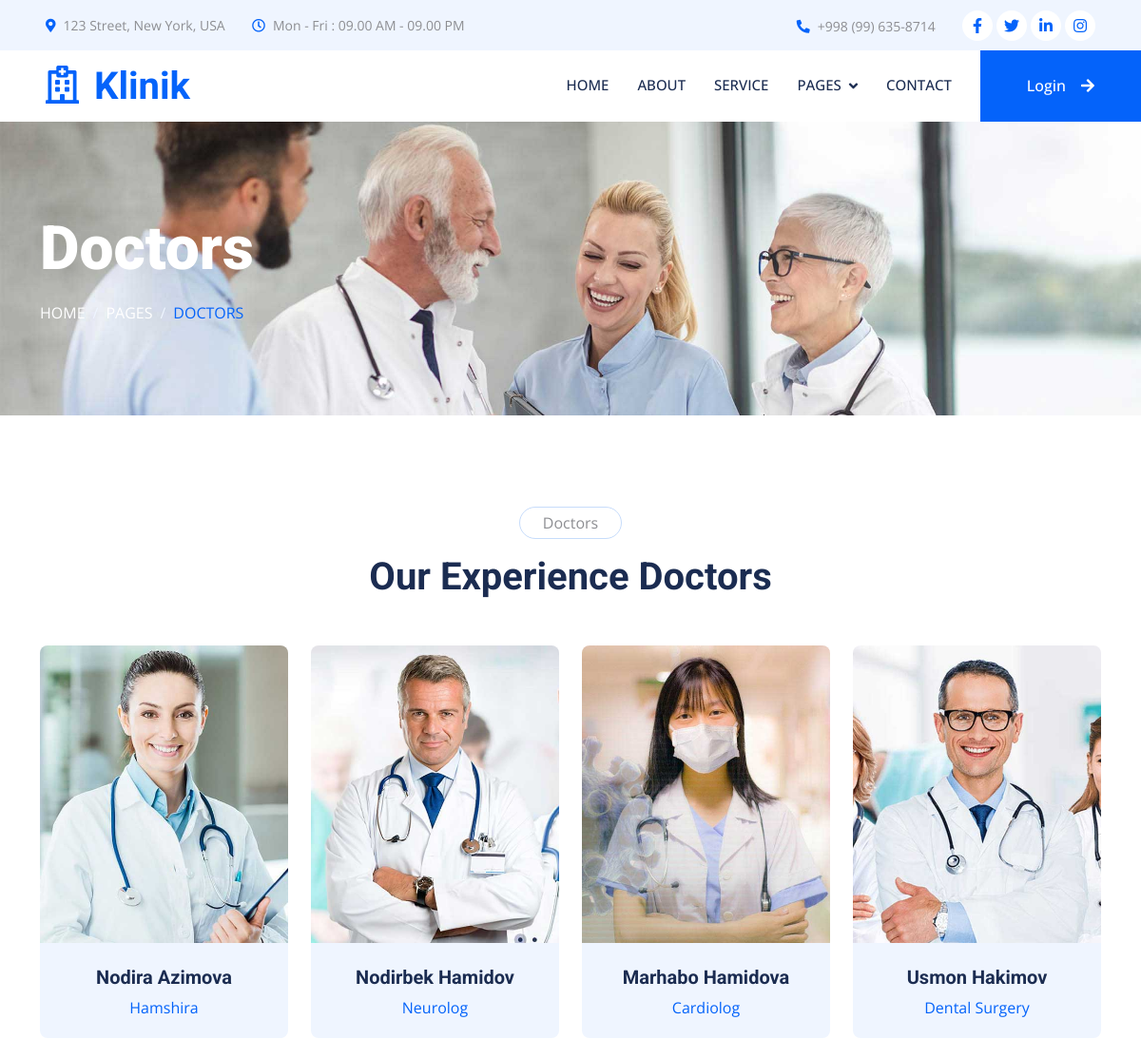
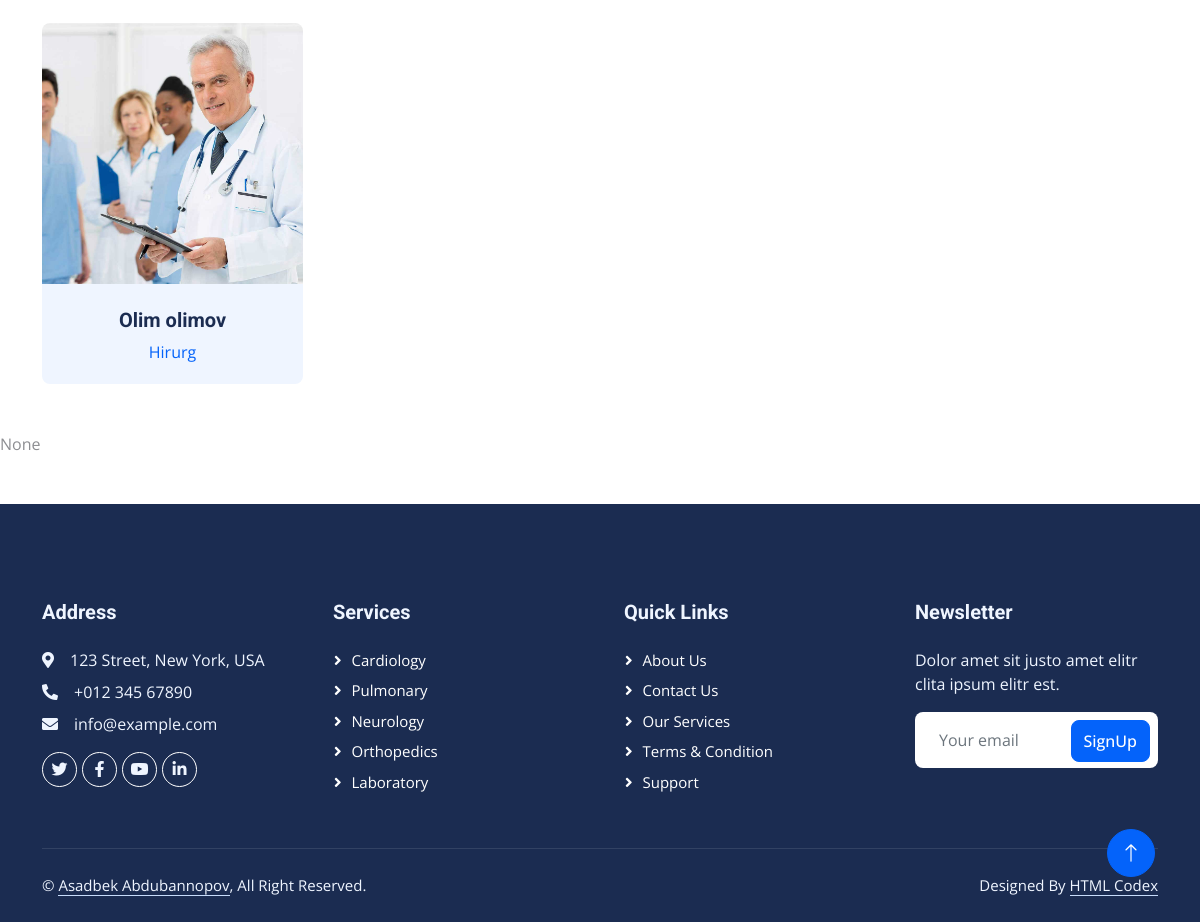
Page /team/ on the committed database (2 pictures, top to bottom).
### home/models.py (models this page shows, shortened)
class Doctors(models.Model):
    image = models.ImageField(upload_to='doctors/images/')
    full_name = models.CharField(max_length=140)
    staff_name = models.CharField(max_length=140)
    facebook = models.URLField(blank=True, null=True)
    twitter = models.URLField(blank=True, null=True)
    instagram = models.URLField(blank=True, null=True)

### home/views.py (the view, shortened to what this page needs)
# urls.py: path("team/", team, name='team'),
def team(request):  # Team page
    data = {
        "Statics": Statics.objects.all(),
        "albums": Album_home.objects.all(),
        "about_us": About_Us.objects.all(),
        "services": Services.objects.all(),
        "features": Features.objects.all(),
        'teams': Doctors.objects.all(),
        "testimonials": Testimonial.objects.all(),
    }
    return render(request, "team.html", data)

### Templates/team.html (shortened to what this page needs)
<!DOCTYPE html>
{% load static %}
<html lang="en">
<head>
    <link href="https://cdnjs.cloudflare.com/ajax/libs/font-awesome/5.10.0/css/all.min.css" rel="stylesheet">
    <link href="https://cdn.jsdelivr.net/npm/bootstrap-icons@1.4.1/font/bootstrap-icons.css" rel="stylesheet">
    <link href="{% static 'lib/animate/animate.min.css' %}" rel="stylesheet">
    <link href="{% static 'lib/owlcarousel/assets/owl.carousel.min.css' %}" rel="stylesheet">
    <link href="{% static 'lib/tempusdominus/css/tempusdominus-bootstrap-4.min.css' %}" rel="stylesheet" />
    <link href="{% static 'css/bootstrap.min.css' %}" rel="stylesheet">
    <link href="{% static 'css/style.css' %}" rel="stylesheet">
</head>
<body>
    <div class="container-fluid bg-light p-0 wow fadeIn" data-wow-delay="0.1s">
        <div class="row gx-0 d-none d-lg-flex">
            <div class="col-lg-7 px-5 text-start">
                <div class="h-100 d-inline-flex align-items-center py-3 me-4">
                    <small class="fa fa-map-marker-alt text-primary me-2"></small>
                    <small>123 Street, New York, USA</small>
                </div>
                <div class="h-100 d-inline-flex align-items-center py-3">
                    <small class="far fa-clock text-primary me-2"></small>
                    <small>Mon - Fri : 09.00 AM - 09.00 PM</small>
                </div>
            </div>
            <div class="col-lg-5 px-5 text-end">
                <div class="h-100 d-inline-flex align-items-center py-3 me-4">
                    <small class="fa fa-phone-alt text-primary me-2"></small>
                    <small>+998 (99) 635-8714</small>
                </div>
                <div class="h-100 d-inline-flex align-items-center">
                    <a class="btn btn-sm-square rounded-circle bg-white text-primary me-1" href="https://www.facebook.com/asadbekabdubannopov1"><i class="fab fa-facebook-f"></i></a>
                    <a class="btn btn-sm-square rounded-circle bg-white text-primary me-1" href="https://twitter.com/ituzbot"><i class="fab fa-twitter"></i></a>
                    <a class="btn btn-sm-square rounded-circle bg-white text-primary me-1" href="https://www.linkedin.com/in/asadbek-abdubannopov-86081927b/"><i class="fab fa-linkedin-in"></i></a>
                    <a class="btn btn-sm-square rounded-circle bg-white text-primary me-0" href="https://www.instagram.com/__asadbek_7/"><i class="fab fa-instagram"></i></a>
                </div>
            </div>
        </div>
    </div>
    <nav class="navbar navbar-expand-lg bg-white navbar-light sticky-top p-0 wow fadeIn" data-wow-delay="0.1s">
        <a href="index.html" class="navbar-brand d-flex align-items-center px-4 px-lg-5">
            <h1 class="m-0 text-primary"><i class="far fa-hospital me-3"></i>Klinik</h1>
        </a>
        <div class="collapse navbar-collapse" id="navbarCollapse">
            <div class="navbar-nav ms-auto p-4 p-lg-0">
                <a href="{% url 'home' %}" class="nav-item nav-link ">Home</a>
                <a href="{% url 'about' %}" class="nav-item nav-link">About</a>
                <a href="{% url 'service' %}" class="nav-item nav-link">Service</a>
                <div class="nav-item dropdown">
                    <a href="#" class="nav-link dropdown-toggle" data-bs-toggle="dropdown">Pages</a>
                </div>
                <a href="{% url 'contact' %}" class="nav-item nav-link">Contact</a>
            </div>
            {% if user.is_authenticated%}
            <a href="" class="btn btn-primary rounded-0 py-4 px-lg-5 d-none d-lg-block">Logout<i class="fa fa-arrow-right ms-3"></i></a>
            {% else %}
            <a href="" class="btn btn-primary rounded-0 py-4 px-lg-5 d-none d-lg-block">Login<i class="fa fa-arrow-right ms-3"></i></a>
            {% endif %}
        </div>
    </nav>
    <div class="container-fluid page-header py-5 mb-5 wow fadeIn" data-wow-delay="0.1s">
        <div class="container py-5">
            <h1 class="display-3 text-white mb-3 animated slideInDown">Doctors</h1>
            <nav aria-label="breadcrumb animated slideInDown">
                <ol class="breadcrumb text-uppercase mb-0">
                    <li class="breadcrumb-item"><a class="text-white" href="{% url 'home' %}">Home</a></li>
                    <li class="breadcrumb-item"><a class="text-white" href="#">Pages</a></li>
                    <li class="breadcrumb-item text-primary active" aria-current="page">Doctors</li>
                </ol>
            </nav>
        </div>
    </div>
    <div class="container-xxl py-5">
        <div class="container">
            <div class="text-center mx-auto mb-5 wow fadeInUp" data-wow-delay="0.1s" style="max-width: 600px;">
                <p class="d-inline-block border rounded-pill py-1 px-4">Doctors</p>
                <h1>Our Experience Doctors</h1>
            </div>
            <div class="row g-4">
                {% for team in teams%}
                <div class="col-lg-3 col-md-6 wow fadeInUp" data-wow-delay="0.1s">
                    <div class="team-item position-relative rounded overflow-hidden">
                        <div class="overflow-hidden">
                            <img class="img-fluid" src="{{team.image.url}}" alt="">
                        </div>
                        <div class="team-text bg-light text-center p-4">
                            <h5>{{team.full_name}}</h5>
                            <p class="text-primary">{{team.staff_name}}</p>
                        </div>
                    </div>
                </div>
                {% endfor %}
            </div>
        </div>
    </div>
    {% if user.is_staff == True%}
    <div style="text-align: center;">
        <form action="{% url 'team' %}" method="post">{% csrf_token %}
         <h1>Add new Doctor</h1>
            <div class="image">
                <h4>Doctor image</h4>
                <input type="file" name="image" id="image">
            </div>
            <br>
            <div class="full_name">
                <h4>Doctor full name</h4>
                <input type="text" name="full_name" id="name" placeholder="Full name" style="width: 1040px">
            </div>
            <br>
            <div class="staff_name">
                <h4>Staff name</h4>
                <input type="text" name="staff_name" id="staff_name" placeholder="Staff Name" style="width: 1040px">
            </div>
            <br>
            <div class="facebook">
                <h4>Facebook link</h4>
                <input type="url" name="facebook" id="facebook" placeholder="Facebook link" style="width: 1040px">
            </div>
            <br>
            <div class="twitter">
                <h4>Twitter link</h4>
                <input type="url" name="twitter" id="twitter" placeholder="Twitter link" style="width: 1040px">
            </div>
            <br>
            <div class="instagram">
                <h4>Instagram link</h4>
                <input type="url" name="instagram" id="instagram" placeholder="Instagram link" style="width: 1040px">
            </div>
            <br><br>
            <button type="submit">Qo'shish</button>
        </form>
    </div>
    {% else %}
    <div>
        None
    </div>
    {% endif %}
    <div class="container-fluid bg-dark text-light footer mt-5 pt-5 wow fadeIn" data-wow-delay="0.1s">
        <div class="container py-5">
            <div class="row g-5">
                <div class="col-lg-3 col-md-6">
                    <h5 class="text-light mb-4">Address</h5>
                    <p class="mb-2"><i class="fa fa-map-marker-alt me-3"></i>123 Street, New York, USA</p>
                    <p class="mb-2"><i class="fa fa-phone-alt me-3"></i>+012 345 67890</p>
                    <p class="mb-2"><i class="fa fa-envelope me-3"></i>info@example.com</p>
                    <div class="d-flex pt-2">
                        <a class="btn btn-outline-light btn-social rounded-circle" href="https://twitter.com/ituzbot"><i class="fab fa-twitter"></i></a>
                        <a class="btn btn-outline-light btn-social rounded-circle" href="https://www.facebook.com/asadbekabdubannopov1"><i class="fab fa-facebook-f"></i></a>
                        <a class="btn btn-outline-light btn-social rounded-circle" href="https://www.youtube.com/@PUBGEmuGamer/"><i class="fab fa-youtube"></i></a>
                        <a class="btn btn-outline-light btn-social rounded-circle" href="https://www.linkedin.com/in/asadbek-abdubannopov-86081927b/"><i class="fab fa-linkedin-in"></i></a>
                    </div>
                </div>
                <div class="col-lg-3 col-md-6">
                    <h5 class="text-light mb-4">Services</h5>
                    <a class="btn btn-link" href="">Cardiology</a>
                    <a class="btn btn-link" href="">Pulmonary</a>
                    <a class="btn btn-link" href="">Neurology</a>
                    <a class="btn btn-link" href="">Orthopedics</a>
                    <a class="btn btn-link" href="">Laboratory</a>
                </div>
                <div class="col-lg-3 col-md-6">
                    <h5 class="text-light mb-4">Quick Links</h5>
                    <a class="btn btn-link" href="{% url 'about' %}">About Us</a>
                    <a class="btn btn-link" href="{% url 'contact' %}">Contact Us</a>
                    <a class="btn btn-link" href="{% url 'service' %}">Our Services</a>
                    <a class="btn btn-link" href="{% url 'feature' %}">Terms & Condition</a>
                    <a class="btn btn-link" href="{% url 'team' %}">Support</a>
                </div>
                {% if user.is_authenticated %}
                <div>
                    Welcome {{user.username}} !
                </div>
                {% else %}
                <div class="col-lg-3 col-md-6">
                    <h5 class="text-light mb-4">Newsletter</h5>
                    <p>Dolor amet sit justo amet elitr clita ipsum elitr est.</p>
                    <div class="position-relative mx-auto" style="max-width: 400px;">
                        <input class="form-control border-0 w-100 py-3 ps-4 pe-5" type="text" placeholder="Your email">
                        <button type="button" class="btn btn-primary py-2 position-absolute top-0 end-0 mt-2 me-2">SignUp</button>
                    </div>
                </div>
                {% endif %}
            </div>
        </div>
        <div class="container">
            <div class="copyright">
                <div class="row">
                    <div class="col-md-6 text-center text-md-start mb-3 mb-md-0">
                        &copy; <a class="border-bottom" href="#">Asadbek Abdubannopov</a>, All Right Reserved.
                    </div>
                    <div class="col-md-6 text-center text-md-end">
                        Designed By <a class="border-bottom" href="https://htmlcodex.com">HTML Codex</a>
                    </div>
                </div>
            </div>
        </div>
    </div>
    <a href="#" class="btn btn-lg btn-primary btn-lg-square rounded-circle back-to-top"><i class="bi bi-arrow-up"></i></a>
</body>
</html>

### static/css/style.css (style rules this page uses)
:root { --primary: #0463FA; --light: #EFF5FF; --dark: #1B2C51; }
.back-to-top { position: fixed; display: none; right: 45px; bottom: 45px; z-index: 99; }
.btn { font-weight: 500; transition: .5s; }
.btn.btn-primary, .btn.btn-secondary { color: #FFFFFF; }
.btn-sm-square { width: 32px; height: 32px; }
.btn-lg-square { width: 48px; height: 48px; }
.btn-square, .btn-sm-square, .btn-lg-square { padding: 0; display: flex; align-items: center; justify-content: center; font-weight: normal; }
.navbar .dropdown-toggle::after { border: none; content: "\f107"; font-family: "Font Awesome 5 Free"; font-weight: 900; vertical-align: middle; margin-left: 8px; }
.navbar .navbar-nav .nav-link { margin-right: 30px; padding: 25px 0; color: #FFFFFF; font-size: 15px; font-weight: 500; text-transform: uppercase; outline: none; }
.navbar .navbar-brand, .navbar a.btn { height: 75px; }
.navbar .navbar-nav .nav-link { color: var(--dark); font-weight: 500; }
.navbar.sticky-top { top: -100px; transition: .5s; }
.page-header { background: url(../img/header-page.jpg) top center no-repeat; background-size: cover; text-shadow: 0 0 30px rgba(0, 0, 0, .1); }
.breadcrumb-item + .breadcrumb-item::before { color: var(--light); }
.team-item img { position: relative; top: 0; transition: .5s; }
.team-item .team-text { position: relative; height: 100px; transition: .5s; }
.footer .btn.btn-social { margin-right: 5px; width: 35px; height: 35px; display: flex; align-items: center; justify-content: center; color: var(--light); border: 1px solid #FFFFFF; transition: .3s; }
.footer .btn.btn-link { display: block; margin-bottom: 5px; padding: 0; text-align: left; color: #FFFFFF; font-size: 15px; font-weight: normal; text-transform: capitalize; transition: .3s; }
.footer .btn.btn-link::before { position: relative; content: "\f105"; font-family: "Font Awesome 5 Free"; font-weight: 900; margin-right: 10px; }
.footer .copyright { padding: 25px 0; font-size: 15px; border-top: 1px solid rgba(256, 256, 256, .1); }
.footer .copyright a { color: var(--light); }

### rows in the picture
Doctors: image (picture), full_name "Nodira Azimova", staff_name "Hamshira"
Doctors: image (picture), full_name "Nodirbek Hamidov", staff_name "Neurolog"
Doctors: image (picture), full_name "Marhabo Hamidova", staff_name "Cardiolog"
Doctors: image (picture), full_name "Usmon Hakimov", staff_name "Dental Surgery"
Doctors: image (picture), full_name "Olim olimov", staff_name "Hirurg"
